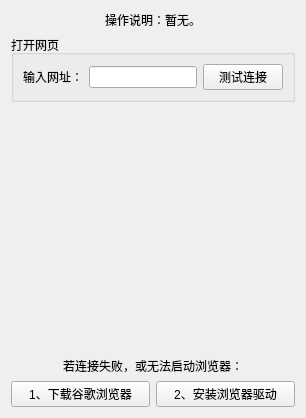
       <widget class="QWidget" name="tab_26">
        <attribute name="title">
         <string>打开网址</string>
        </attribute>
        <layout class="QVBoxLayout" name="verticalLayout_21">
         <item>
          <widget class="QLabel" name="label_100">
           <property name="sizePolicy">
            <sizepolicy hsizetype="Preferred" vsizetype="Preferred">
             <horstretch>0</horstretch>
             <verstretch>0</verstretch>
            </sizepolicy>
           </property>
           <property name="text">
            <string>操作说明：暂无。</string>
           </property>
           <property name="alignment">
            <set>Qt::AlignCenter</set>
           </property>
           <property name="wordWrap">
            <bool>false</bool>
           </property>
           <property name="margin">
            <number>0</number>
           </property>
           <property name="indent">
            <number>-1</number>
           </property>
           <property name="openExternalLinks">
            <bool>false</bool>
           </property>
          </widget>
         </item>
         <item>
          <widget class="QGroupBox" name="groupBox_21">
           <property name="title">
            <string>打开网页</string>
           </property>
           <layout class="QVBoxLayout" name="verticalLayout_54">
            <item>
             <layout class="QGridLayout" name="gridLayout_32">
              <item row="0" column="2">
               <widget class="QPushButton" name="pushButton_18">
                <property name="text">
                 <string>测试连接</string>
                </property>
               </widget>
              </item>
              <item row="0" column="1">
               <widget class="QLineEdit" name="lineEdit_19">
                <property name="palette">
                 <palette>
                  <active>
                   <colorrole role="Text">
                    <brush brushstyle="SolidPattern">
                     <color alpha="255">
                      <red>0</red>
                      <green>0</green>
                      <blue>255</blue>
                     </color>
                    </brush>
                   </colorrole>
                   <colorrole role="PlaceholderText">
                    <brush brushstyle="NoBrush">
                     <color alpha="128">
                      <red>0</red>
                      <green>0</green>
                      <blue>255</blue>
                     </color>
                    </brush>
                   </colorrole>
                  </active>
                  <inactive>
                   <colorrole role="Text">
                    <brush brushstyle="SolidPattern">
                     <color alpha="255">
                      <red>0</red>
                      <green>0</green>
                      <blue>255</blue>
                     </color>
                    </brush>
                   </colorrole>
                   <colorrole role="PlaceholderText">
                    <brush brushstyle="NoBrush">
                     <color alpha="128">
                      <red>0</red>
                      <green>0</green>
                      <blue>255</blue>
                     </color>
                    </brush>
                   </colorrole>
                  </inactive>
                  <disabled>
                   <colorrole role="Text">
                    <brush brushstyle="SolidPattern">
                     <color alpha="255">
                      <red>120</red>
                      <green>120</green>
                      <blue>120</blue>
                     </color>
                    </brush>
                   </colorrole>
                   <colorrole role="PlaceholderText">
                    <brush brushstyle="NoBrush">
                     <color alpha="128">
                      <red>0</red>
                      <green>0</green>
                      <blue>255</blue>
                     </color>
                    </brush>
                   </colorrole>
                  </disabled>
                 </palette>
                </property>
                <property name="alignment">
                 <set>Qt::AlignCenter</set>
                </property>
               </widget>
              </item>
              <item row="0" column="0">
               <widget class="QLabel" name="label_54">
                <property name="text">
                 <string>输入网址：</string>
                </property>
                <property name="alignment">
                 <set>Qt::AlignCenter</set>
                </property>
               </widget>
              </item>
             </layout>
            </item>
           </layout>
          </widget>
         </item>
         <item>
          <spacer name="verticalSpacer_20">
           <property name="orientation">
            <enum>Qt::Vertical</enum>
           </property>
           <property name="sizeHint" stdset="0">
            <size>
             <width>20</width>
             <height>249</height>
            </size>
           </property>
          </spacer>
         </item>
         <item>
          <widget class="QLabel" name="label_86">
           <property name="text">
            <string>若连接失败，或无法启动浏览器：</string>
           </property>
           <property name="alignment">
            <set>Qt::AlignCenter</set>
           </property>
           <property name="wordWrap">
            <bool>false</bool>
           </property>
          </widget>
         </item>
         <item>
          <layout class="QHBoxLayout" name="horizontalLayout_22">
           <item>
            <widget class="QPushButton" name="pushButton_19">
             <property name="text">
              <string>1、下载谷歌浏览器</string>
             </property>
            </widget>
           </item>
           <item>
            <widget class="QPushButton" name="pushButton_20">
             <property name="text">
              <string>2、安装浏览器驱动</string>
             </property>
            </widget>
           </item>
          </layout>
         </item>
        </layout>
       </widget>
